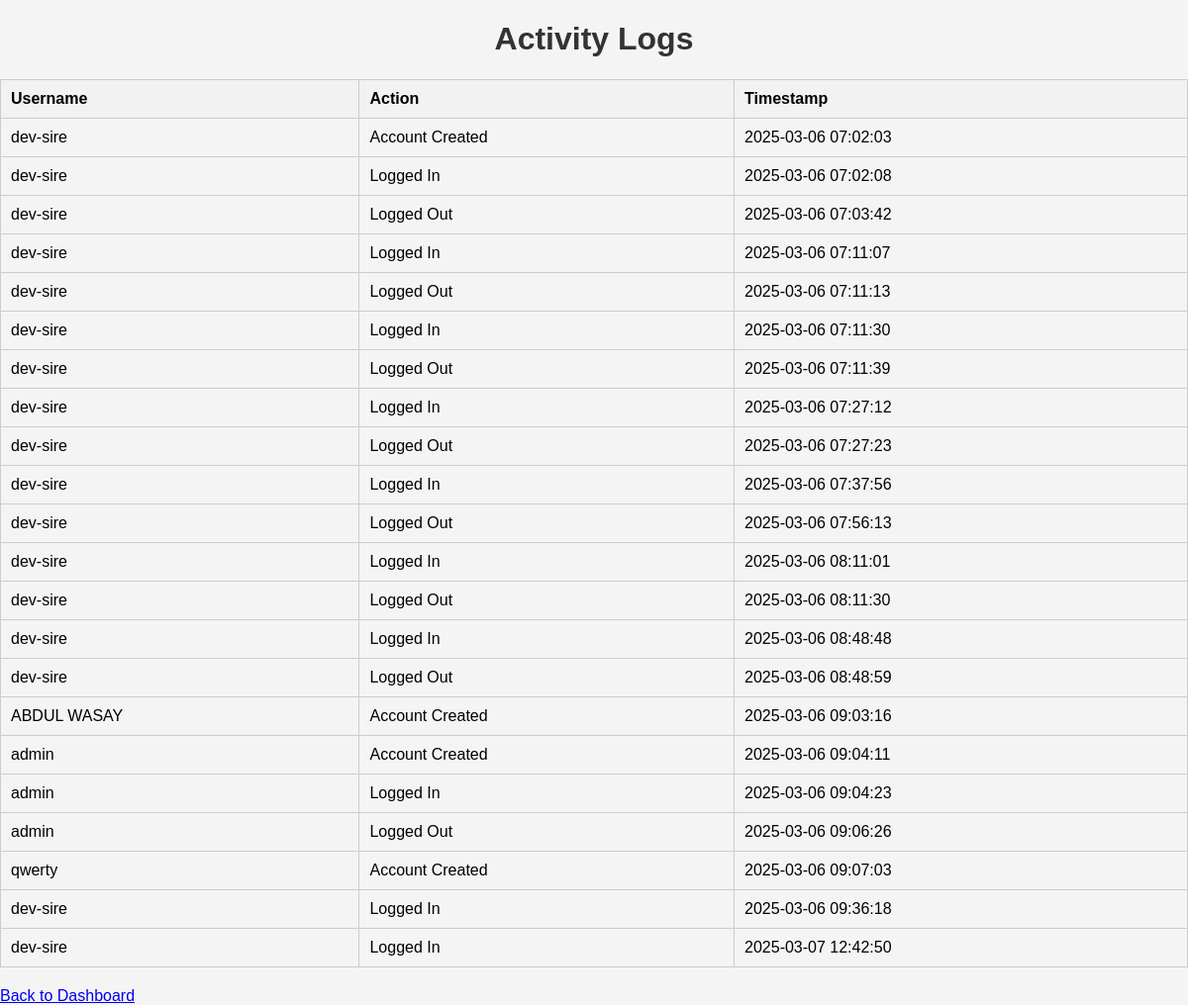
The app's page /logs (signed in) with its own data.
### models.py (models this page shows)
class ActivityLog(db.Model):
    id = db.Column(db.Integer, primary_key=True)
    user_id = db.Column(db.Integer, db.ForeignKey('user.id'), nullable=False)
    action = db.Column(db.String(150), nullable=False)
    timestamp = db.Column(db.DateTime, default=db.func.current_timestamp())

class User(db.Model, UserMixin):
    id = db.Column(db.Integer, primary_key=True)
    username = db.Column(db.String(150), unique=True, nullable=False)
    password = db.Column(db.String(150), nullable=False)
    activity_log = db.relationship('ActivityLog', backref='user', lazy=True)

### app.py (the view)
@app.route('/logs')
@login_required
def view_logs():
    logs = db.session.query(ActivityLog, User.username).join(User).all()
    return render_template('logs.html', logs=logs)

### app.py (called while the page is built)
@login_manager.user_loader
def load_user(user_id):
    return User.query.get(int(user_id))

### templates/logs.html (shortened to what this page needs)
<!doctype html>
<html lang="en">
<head>
    <link rel="stylesheet" href="{{ url_for('static', filename='style.css') }}">
</head>
<body>
    <h1>Activity Logs</h1>
    <table>
        <thead>
            <tr>
                <th>Username</th>
                <th>Action</th>
                <th>Timestamp</th>
            </tr>
        </thead>
        <tbody>
            {% for log, username in logs %}
            <tr>
                <td>{{ username }}</td>
                <td>{{ log.action }}</td>
                <td>{{ log.timestamp }}</td>
            </tr>
            {% endfor %}
        </tbody>
    </table>
    <a href="{{ url_for('dashboard') }}">Back to Dashboard</a>
</body>
</html>

### static/style.css (style rules this page uses)
body { font-family: Arial, sans-serif; background-color: #f4f4f4; margin: 0; padding: 0; }
h1 { text-align: center; color: #333; }
table { width: 100%; margin: 20px 0; border-collapse: collapse; }
th, td { padding: 10px; border: 1px solid #ccc; text-align: left; }
th { background-color: #f2f2f2; }

### records on screen
ActivityLog: username "dev-sire", action "Account Created", timestamp "2025-03-06 07:02:03"
ActivityLog: username "dev-sire", action "Logged In", timestamp "2025-03-06 07:02:08"
ActivityLog: username "dev-sire", action "Logged Out", timestamp "2025-03-06 07:03:42"
ActivityLog: username "dev-sire", action "Logged In", timestamp "2025-03-06 07:11:07"
ActivityLog: username "dev-sire", action "Logged Out", timestamp "2025-03-06 07:11:13"
ActivityLog: username "dev-sire", action "Logged In", timestamp "2025-03-06 07:11:30"
ActivityLog: username "dev-sire", action "Logged Out", timestamp "2025-03-06 07:11:39"
ActivityLog: username "dev-sire", action "Logged In", timestamp "2025-03-06 07:27:12"
ActivityLog: username "dev-sire", action "Logged Out", timestamp "2025-03-06 07:27:23"
ActivityLog: username "dev-sire", action "Logged In", timestamp "2025-03-06 07:37:56"
ActivityLog: username "dev-sire", action "Logged Out", timestamp "2025-03-06 07:56:13"
ActivityLog: username "dev-sire", action "Logged In", timestamp "2025-03-06 08:11:01"
ActivityLog: username "dev-sire", action "Logged Out", timestamp "2025-03-06 08:11:30"
ActivityLog: username "dev-sire", action "Logged In", timestamp "2025-03-06 08:48:48"
ActivityLog: username "dev-sire", action "Logged Out", timestamp "2025-03-06 08:48:59"
ActivityLog: username "ABDUL WASAY", action "Account Created", timestamp "2025-03-06 09:03:16"
ActivityLog: username "admin", action "Account Created", timestamp "2025-03-06 09:04:11"
ActivityLog: username "admin", action "Logged In", timestamp "2025-03-06 09:04:23"
ActivityLog: username "admin", action "Logged Out", timestamp "2025-03-06 09:06:26"
ActivityLog: username "qwerty", action "Account Created", timestamp "2025-03-06 09:07:03"
ActivityLog: username "dev-sire", action "Logged In", timestamp "2025-03-06 09:36:18"
ActivityLog: username "dev-sire", action "Logged In", timestamp "2025-03-07 12:42:50"
